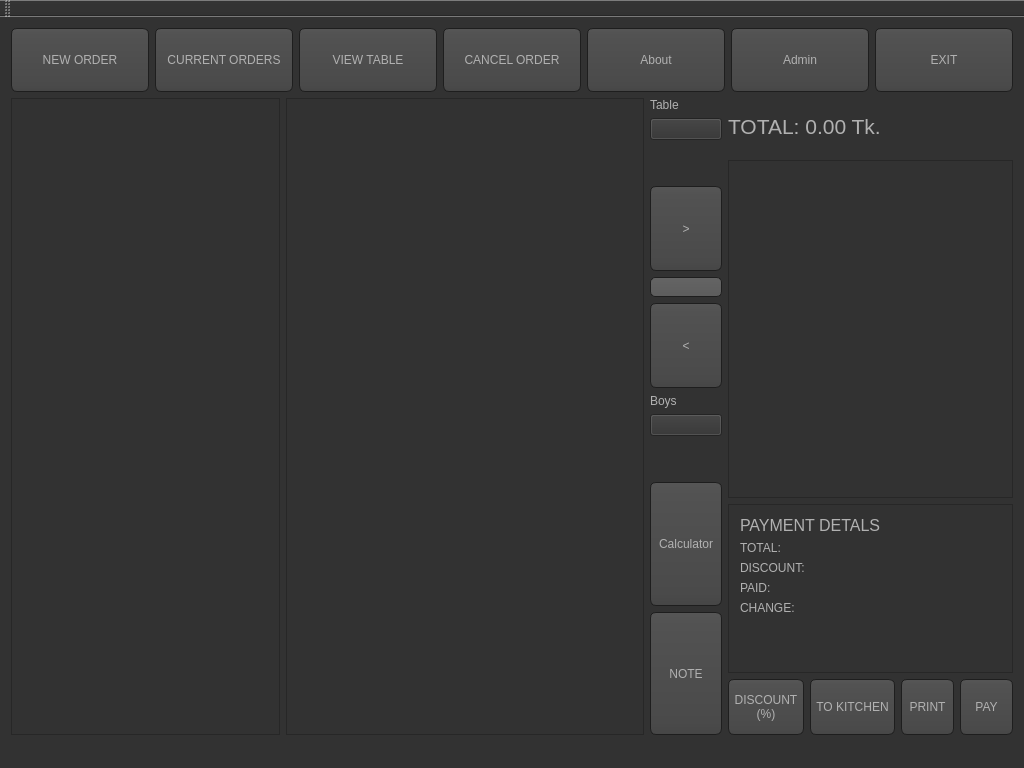
<?xml version="1.0" encoding="UTF-8"?>
<ui version="4.0">
 <class>MainWindow</class>
 <widget class="QMainWindow" name="MainWindow">
  <property name="geometry">
   <rect>
    <x>0</x>
    <y>0</y>
    <width>1024</width>
    <height>768</height>
   </rect>
  </property>
  <property name="sizePolicy">
   <sizepolicy hsizetype="Preferred" vsizetype="Preferred">
    <horstretch>0</horstretch>
    <verstretch>0</verstretch>
   </sizepolicy>
  </property>
  <property name="windowTitle">
   <string>MainWindow</string>
  </property>
  <property name="styleSheet">
   <string notr="true">QToolTip
{
     border: 1px solid black;
     background-color: #ffa02f;
     padding: 1px;
     border-radius: 3px;
     opacity: 100;
}

QWidget
{
    color: #b1b1b1;
    background-color: #323232;
}


QWidget:item:hover
{
    background-color: QLinearGradient( x1: 0, y1: 0, x2: 0, y2: 1, stop: 0 #ffa02f, stop: 1 #ca0619);
    color: #000000;
}

QWidget:item:selected
{
    background-color: QLinearGradient( x1: 0, y1: 0, x2: 0, y2: 1, stop: 0 #ffa02f, stop: 1 #d7801a);
}


QListView:item:selected { color: black; background-color: orange; }

QMenuBar::item
{
    background: transparent;
}

QMenuBar::item:selected
{
    background: transparent;
    border: 1px solid #ffaa00;
}

QMenuBar::item:pressed
{
    background: #444;
    border: 1px solid #000;
    background-color: QLinearGradient(
        x1:0, y1:0,
        x2:0, y2:1,
        stop:1 #212121,
        stop:0.4 #343434/*,
        stop:0.2 #343434,
        stop:0.1 #ffaa00*/
    );
    margin-bottom:-1px;
    padding-bottom:1px;
}

QMenu
{
    border: 1px solid #000;
}

QMenu::item
{
    padding: 2px 20px 2px 20px;
}

QMenu::item:selected
{
    color: #000000;
}

QWidget:disabled
{
    color: #404040;
    background-color: #323232;
}

QAbstractItemView
{
    background-color: QLinearGradient( x1: 0, y1: 0, x2: 0, y2: 1, stop: 0 #4d4d4d, stop: 0.1 #646464, stop: 1 #5d5d5d);
}

QWidget:focus
{
    /*border: 2px solid QLinearGradient( x1: 0, y1: 0, x2: 0, y2: 1, stop: 0 #ffa02f, stop: 1 #d7801a);*/
}

QLineEdit
{
    background-color: QLinearGradient( x1: 0, y1: 0, x2: 0, y2: 1, stop: 0 #4d4d4d, stop: 0 #646464, stop: 1 #5d5d5d);
    padding: 1px;
    border-style: solid;
    border: 1px solid #1e1e1e;
    border-radius: 5;
}

QPushButton
{
    color: #b1b1b1;
    background-color: QLinearGradient( x1: 0, y1: 0, x2: 0, y2: 1, stop: 0 #565656, stop: 0.1 #525252, stop: 0.5 #4e4e4e, stop: 0.9 #4a4a4a, stop: 1 #464646);
    border-width: 1px;
    border-color: #1e1e1e;
    border-style: solid;
    border-radius: 6;
    padding: 3px;
    font-size: 12px;
    padding-left: 5px;
    padding-right: 5px;
}

QPushButton:pressed
{
    background-color: QLinearGradient( x1: 0, y1: 0, x2: 0, y2: 1, stop: 0 #2d2d2d, stop: 0.1 #2b2b2b, stop: 0.5 #292929, stop: 0.9 #282828, stop: 1 #252525);
}

QPushButton:checked
{
    background-color: QLinearGradient( x1: 0, y1: 0, x2: 0, y2: 1, stop: 0 #2d2d2d, stop: 0.1 #2b2b2b, stop: 0.5 #292929, stop: 0.9 #282828, stop: 1 #252525);
}

/*
QComboBox
{
    selection-background-color: #ffaa00;
    background-color: QLinearGradient( x1: 0, y1: 0, x2: 0, y2: 1, stop: 0 #565656, stop: 0.1 #525252, stop: 0.5 #4e4e4e, stop: 0.9 #4a4a4a, stop: 1 #464646);
    border-style: solid;
    border: 1px solid #1e1e1e;
    border-radius: 5;
}
*/
QComboBox:hover,QPushButton:hover
{
    border: 2px solid QLinearGradient( x1: 0, y1: 0, x2: 0, y2: 1, stop: 0 #ffa02f, stop: 1 #d7801a);
}

/*
QComboBox:on
{
    padding-top: 3px;
    padding-left: 4px;
    background-color: QLinearGradient( x1: 0, y1: 0, x2: 0, y2: 1, stop: 0 #2d2d2d, stop: 0.1 #2b2b2b, stop: 0.5 #292929, stop: 0.9 #282828, stop: 1 #252525);
    selection-background-color: #ffaa00;
}
*/
QComboBox QAbstractItemView
{
    border: 2px solid darkgray;
    selection-background-color: QLinearGradient( x1: 0, y1: 0, x2: 0, y2: 1, stop: 0 #ffa02f, stop: 1 #d7801a);
}

QComboBox::drop-down
{
     subcontrol-origin: padding;
     subcontrol-position: top right;
     width: 15px;

     border-left-width: 0px;
     border-left-color: darkgray;
     border-left-style: solid; /* just a single line */
     border-top-right-radius: 3px; /* same radius as the QComboBox */
     border-bottom-right-radius: 3px;
 }

QComboBox::down-arrow
{
     image: url(:/down_arrow.png);
}

QGroupBox:focus
{
border: 2px solid QLinearGradient( x1: 0, y1: 0, x2: 0, y2: 1, stop: 0 #ffa02f, stop: 1 #d7801a);
}

QTextEdit:focus
{
    border: 2px solid QLinearGradient( x1: 0, y1: 0, x2: 0, y2: 1, stop: 0 #ffa02f, stop: 1 #d7801a);
}

QScrollBar:horizontal {
     border: 1px solid #222222;
     background: QLinearGradient( x1: 0, y1: 0, x2: 0, y2: 1, stop: 0.0 #121212, stop: 0.2 #282828, stop: 1 #484848);
     height: 7px;
     margin: 0px 16px 0 16px;
}

QScrollBar::handle:horizontal
{
      background: QLinearGradient( x1: 0, y1: 0, x2: 1, y2: 0, stop: 0 #ffa02f, stop: 0.5 #d7801a, stop: 1 #ffa02f);
      min-height: 20px;
      border-radius: 2px;
}

QScrollBar::add-line:horizontal {
      border: 1px solid #1b1b19;
      border-radius: 2px;
      background: QLinearGradient( x1: 0, y1: 0, x2: 1, y2: 0, stop: 0 #ffa02f, stop: 1 #d7801a);
      width: 14px;
      subcontrol-position: right;
      subcontrol-origin: margin;
}

QScrollBar::sub-line:horizontal {
      border: 1px solid #1b1b19;
      border-radius: 2px;
      background: QLinearGradient( x1: 0, y1: 0, x2: 1, y2: 0, stop: 0 #ffa02f, stop: 1 #d7801a);
      width: 14px;
     subcontrol-position: left;
     subcontrol-origin: margin;
}

QScrollBar::right-arrow:horizontal, QScrollBar::left-arrow:horizontal
{
      border: 1px solid black;
      width: 1px;
      height: 1px;
      background: white;
}

QScrollBar::add-page:horizontal, QScrollBar::sub-page:horizontal
{
      background: none;
}

QScrollBar:vertical
{
      background: QLinearGradient( x1: 0, y1: 0, x2: 1, y2: 0, stop: 0.0 #121212, stop: 0.2 #282828, stop: 1 #484848);
      width: 7px;
      margin: 16px 0 16px 0;
      border: 1px solid #222222;
}

QScrollBar::handle:vertical
{
      background: QLinearGradient( x1: 0, y1: 0, x2: 0, y2: 1, stop: 0 #ffa02f, stop: 0.5 #d7801a, stop: 1 #ffa02f);
      min-height: 20px;
      border-radius: 2px;
}

QScrollBar::add-line:vertical
{
      border: 1px solid #1b1b19;
      border-radius: 2px;
      background: QLinearGradient( x1: 0, y1: 0, x2: 0, y2: 1, stop: 0 #ffa02f, stop: 1 #d7801a);
      height: 14px;
      subcontrol-position: bottom;
      subcontrol-origin: margin;
}

QScrollBar::sub-line:vertical
{
      border: 1px solid #1b1b19;
      border-radius: 2px;
      background: QLinearGradient( x1: 0, y1: 0, x2: 0, y2: 1, stop: 0 #d7801a, stop: 1 #ffa02f);
      height: 14px;
      subcontrol-position: top;
      subcontrol-origin: margin;
}

QScrollBar::up-arrow:vertical, QScrollBar::down-arrow:vertical
{
      border: 1px solid black;
      width: 1px;
      height: 1px;
      background: white;
}


QScrollBar::add-page:vertical, QScrollBar::sub-page:vertical
{
      background: none;
}

QTextEdit
{
    background-color: #242424;
}

QPlainTextEdit
{
    background-color: #242424;
}

QHeaderView::section
{
    background-color: QLinearGradient(x1:0, y1:0, x2:0, y2:1, stop:0 #616161, stop: 0.5 #505050, stop: 0.6 #434343, stop:1 #656565);
    color: white;
    padding-left: 4px;
    border: 1px solid #6c6c6c;
}

QCheckBox:disabled
{
color: #414141;
}

QDockWidget::title
{
    text-align: center;
    spacing: 3px; /* spacing between items in the tool bar */
    background-color: QLinearGradient(x1:0, y1:0, x2:0, y2:1, stop:0 #323232, stop: 0.5 #242424, stop:1 #323232);
}

QDockWidget::close-button, QDockWidget::float-button
{
    text-align: center;
    spacing: 1px; /* spacing between items in the tool bar */
    background-color: QLinearGradient(x1:0, y1:0, x2:0, y2:1, stop:0 #323232, stop: 0.5 #242424, stop:1 #323232);
}

QDockWidget::close-button:hover, QDockWidget::float-button:hover
{
    background: #242424;
}

QDockWidget::close-button:pressed, QDockWidget::float-button:pressed
{
    padding: 1px -1px -1px 1px;
}

QMainWindow::separator
{
    background-color: QLinearGradient(x1:0, y1:0, x2:0, y2:1, stop:0 #161616, stop: 0.5 #151515, stop: 0.6 #212121, stop:1 #343434);
    color: white;
    padding-left: 4px;
    border: 1px solid #4c4c4c;
    spacing: 3px; /* spacing between items in the tool bar */
}

QMainWindow::separator:hover
{

    background-color: QLinearGradient(x1:0, y1:0, x2:0, y2:1, stop:0 #d7801a, stop:0.5 #b56c17 stop:1 #ffa02f);
    color: white;
    padding-left: 4px;
    border: 1px solid #6c6c6c;
    spacing: 3px; /* spacing between items in the tool bar */
}

QToolBar::handle
{
     spacing: 3px; /* spacing between items in the tool bar */
     background: url(:/images/handle.png);
}

QMenu::separator
{
    height: 2px;
    background-color: QLinearGradient(x1:0, y1:0, x2:0, y2:1, stop:0 #161616, stop: 0.5 #151515, stop: 0.6 #212121, stop:1 #343434);
    color: white;
    padding-left: 4px;
    margin-left: 10px;
    margin-right: 5px;
}

QProgressBar
{
    border: 2px solid grey;
    border-radius: 5px;
    text-align: center;
}

QProgressBar::chunk
{
    background-color: #d7801a;
    width: 2.15px;
    margin: 0.5px;
}

QTabBar::tab {
    color: #b1b1b1;
    border: 1px solid #444;
    border-bottom-style: none;
    background-color: #323232;
    padding-left: 10px;
    padding-right: 10px;
    padding-top: 3px;
    padding-bottom: 2px;
    margin-right: -1px;
}

QTabWidget::pane {
    border: 1px solid #444;
    top: 1px;
}

QTabBar::tab:last
{
    margin-right: 0; /* the last selected tab has nothing to overlap with on the right */
    border-top-right-radius: 3px;
}

QTabBar::tab:first:!selected
{
 margin-left: 0px; /* the last selected tab has nothing to overlap with on the right */


    border-top-left-radius: 3px;
}

QTabBar::tab:!selected
{
    color: #b1b1b1;
    border-bottom-style: solid;
    margin-top: 3px;
    background-color: QLinearGradient(x1:0, y1:0, x2:0, y2:1, stop:1 #212121, stop:.4 #343434);
}

QTabBar::tab:selected
{
    border-top-left-radius: 3px;
    border-top-right-radius: 3px;
    margin-bottom: 0px;
}

QTabBar::tab:!selected:hover
{
    /*border-top: 2px solid #ffaa00;
    padding-bottom: 3px;*/
    border-top-left-radius: 3px;
    border-top-right-radius: 3px;
    background-color: QLinearGradient(x1:0, y1:0, x2:0, y2:1, stop:1 #212121, stop:0.4 #343434, stop:0.2 #343434, stop:0.1 #ffaa00);
}

QRadioButton::indicator:checked, QRadioButton::indicator:unchecked{
    color: #b1b1b1;
    background-color: #323232;
    border: 1px solid #b1b1b1;
    border-radius: 6px;
}

QRadioButton::indicator:checked
{
    background-color: qradialgradient(
        cx: 0.5, cy: 0.5,
        fx: 0.5, fy: 0.5,
        radius: 1.0,
        stop: 0.25 #ffaa00,
        stop: 0.3 #323232
    );
}

QCheckBox::indicator{
    color: #b1b1b1;
    background-color: #323232;
    border: 1px solid #b1b1b1;
    width: 9px;
    height: 9px;
}

QRadioButton::indicator
{
    border-radius: 6px;
}

QRadioButton::indicator:hover, QCheckBox::indicator:hover
{
    border: 1px solid #ffaa00;
}

QCheckBox::indicator:checked
{
    image:url(:/images/checkbox.png);
}

QCheckBox::indicator:disabled, QRadioButton::indicator:disabled
{
    border: 1px solid #444;
}</string>
  </property>
  <widget class="QWidget" name="centralWidget">
   <layout class="QGridLayout" name="gridLayout">
    <item row="0" column="0">
     <layout class="QVBoxLayout" name="verticalLayout_6" stretch="1,10">
      <item>
       <layout class="QHBoxLayout" name="horizontalLayout_5">
        <item>
         <widget class="QPushButton" name="btn_NewOrder">
          <property name="sizePolicy">
           <sizepolicy hsizetype="Preferred" vsizetype="Preferred">
            <horstretch>0</horstretch>
            <verstretch>0</verstretch>
           </sizepolicy>
          </property>
          <property name="font">
           <font>
            <pointsize>-1</pointsize>
           </font>
          </property>
          <property name="text">
           <string>NEW ORDER</string>
          </property>
         </widget>
        </item>
        <item>
         <widget class="QPushButton" name="btn_CurrentOrder">
          <property name="sizePolicy">
           <sizepolicy hsizetype="Preferred" vsizetype="Preferred">
            <horstretch>0</horstretch>
            <verstretch>0</verstretch>
           </sizepolicy>
          </property>
          <property name="text">
           <string>CURRENT ORDERS</string>
          </property>
         </widget>
        </item>
        <item>
         <widget class="QPushButton" name="viewTable">
          <property name="sizePolicy">
           <sizepolicy hsizetype="Preferred" vsizetype="Preferred">
            <horstretch>0</horstretch>
            <verstretch>0</verstretch>
           </sizepolicy>
          </property>
          <property name="text">
           <string>VIEW TABLE</string>
          </property>
         </widget>
        </item>
        <item>
         <widget class="QPushButton" name="btn_CancelOrder">
          <property name="sizePolicy">
           <sizepolicy hsizetype="Preferred" vsizetype="Preferred">
            <horstretch>0</horstretch>
            <verstretch>0</verstretch>
           </sizepolicy>
          </property>
          <property name="text">
           <string>CANCEL ORDER</string>
          </property>
         </widget>
        </item>
        <item>
         <widget class="QPushButton" name="pushButton_8">
          <property name="sizePolicy">
           <sizepolicy hsizetype="Preferred" vsizetype="Preferred">
            <horstretch>0</horstretch>
            <verstretch>0</verstretch>
           </sizepolicy>
          </property>
          <property name="text">
           <string>About</string>
          </property>
         </widget>
        </item>
        <item>
         <widget class="QPushButton" name="btn_Admin">
          <property name="sizePolicy">
           <sizepolicy hsizetype="Preferred" vsizetype="Preferred">
            <horstretch>0</horstretch>
            <verstretch>0</verstretch>
           </sizepolicy>
          </property>
          <property name="text">
           <string>Admin</string>
          </property>
         </widget>
        </item>
        <item>
         <widget class="QPushButton" name="btn_Exit">
          <property name="sizePolicy">
           <sizepolicy hsizetype="Preferred" vsizetype="Preferred">
            <horstretch>0</horstretch>
            <verstretch>0</verstretch>
           </sizepolicy>
          </property>
          <property name="text">
           <string>EXIT</string>
          </property>
         </widget>
        </item>
       </layout>
      </item>
      <item>
       <layout class="QHBoxLayout" name="horizontalLayout_4" stretch="5,2">
        <item>
         <layout class="QHBoxLayout" name="horizontalLayout_3" stretch="18,1">
          <item>
           <layout class="QHBoxLayout" name="horizontalLayout_2" stretch="3,4">
            <item>
             <layout class="QVBoxLayout" name="verticalLayout" stretch="10">
              <item>
               <widget class="QScrollArea" name="scrollArea_DetailMainWindow_2">
                <property name="sizePolicy">
                 <sizepolicy hsizetype="Preferred" vsizetype="Preferred">
                  <horstretch>0</horstretch>
                  <verstretch>0</verstretch>
                 </sizepolicy>
                </property>
                <property name="widgetResizable">
                 <bool>true</bool>
                </property>
                <widget class="QWidget" name="scrollAreaWidgetContents_4">
                 <property name="geometry">
                  <rect>
                   <x>0</x>
                   <y>0</y>
                   <width>263</width>
                   <height>616</height>
                  </rect>
                 </property>
                 <layout class="QGridLayout" name="gridLayout_3"/>
                </widget>
               </widget>
              </item>
             </layout>
            </item>
            <item>
             <widget class="QScrollArea" name="scrollArea_DetailMainWindow">
              <property name="sizePolicy">
               <sizepolicy hsizetype="Preferred" vsizetype="Preferred">
                <horstretch>0</horstretch>
                <verstretch>0</verstretch>
               </sizepolicy>
              </property>
              <property name="widgetResizable">
               <bool>true</bool>
              </property>
              <widget class="QWidget" name="scrollAreaWidgetContents_2">
               <property name="geometry">
                <rect>
                 <x>0</x>
                 <y>0</y>
                 <width>353</width>
                 <height>618</height>
                </rect>
               </property>
               <layout class="QGridLayout" name="gridLayout_5"/>
              </widget>
             </widget>
            </item>
           </layout>
          </item>
          <item>
           <layout class="QVBoxLayout" name="verticalLayout_5" stretch="4,0,3">
            <item>
             <layout class="QVBoxLayout" name="verticalLayout_2" stretch="0,0,0,1,0,1,0,2">
              <property name="sizeConstraint">
               <enum>QLayout::SetFixedSize</enum>
              </property>
              <item>
               <widget class="QLabel" name="label_3">
                <property name="text">
                 <string>Table</string>
                </property>
               </widget>
              </item>
              <item>
               <widget class="QComboBox" name="combo_tables">
                <property name="sizePolicy">
                 <sizepolicy hsizetype="Preferred" vsizetype="Fixed">
                  <horstretch>0</horstretch>
                  <verstretch>0</verstretch>
                 </sizepolicy>
                </property>
               </widget>
              </item>
              <item>
               <spacer name="verticalSpacer_4">
                <property name="orientation">
                 <enum>Qt::Vertical</enum>
                </property>
                <property name="sizeHint" stdset="0">
                 <size>
                  <width>20</width>
                  <height>40</height>
                 </size>
                </property>
               </spacer>
              </item>
              <item>
               <widget class="QPushButton" name="pushButton_21">
                <property name="sizePolicy">
                 <sizepolicy hsizetype="Preferred" vsizetype="Preferred">
                  <horstretch>0</horstretch>
                  <verstretch>0</verstretch>
                 </sizepolicy>
                </property>
                <property name="text">
                 <string>&gt;</string>
                </property>
               </widget>
              </item>
              <item>
               <widget class="QLineEdit" name="led_Amount"/>
              </item>
              <item>
               <widget class="QPushButton" name="removeFromTempList">
                <property name="sizePolicy">
                 <sizepolicy hsizetype="Preferred" vsizetype="Preferred">
                  <horstretch>0</horstretch>
                  <verstretch>0</verstretch>
                 </sizepolicy>
                </property>
                <property name="text">
                 <string>&lt;</string>
                </property>
               </widget>
              </item>
              <item>
               <widget class="QLabel" name="label_2">
                <property name="text">
                 <string>Boys</string>
                </property>
               </widget>
              </item>
              <item>
               <widget class="QComboBox" name="boysComboBox">
                <property name="sizePolicy">
                 <sizepolicy hsizetype="Preferred" vsizetype="Fixed">
                  <horstretch>0</horstretch>
                  <verstretch>0</verstretch>
                 </sizepolicy>
                </property>
               </widget>
              </item>
             </layout>
            </item>
            <item>
             <spacer name="verticalSpacer_3">
              <property name="orientation">
               <enum>Qt::Vertical</enum>
              </property>
              <property name="sizeHint" stdset="0">
               <size>
                <width>20</width>
                <height>40</height>
               </size>
              </property>
             </spacer>
            </item>
            <item>
             <layout class="QVBoxLayout" name="verticalLayout_3">
              <property name="sizeConstraint">
               <enum>QLayout::SetFixedSize</enum>
              </property>
              <item>
               <widget class="QPushButton" name="btn_Calculator">
                <property name="sizePolicy">
                 <sizepolicy hsizetype="Preferred" vsizetype="Preferred">
                  <horstretch>0</horstretch>
                  <verstretch>0</verstretch>
                 </sizepolicy>
                </property>
                <property name="text">
                 <string>Calculator</string>
                </property>
               </widget>
              </item>
              <item>
               <widget class="QPushButton" name="btn_Note">
                <property name="sizePolicy">
                 <sizepolicy hsizetype="Preferred" vsizetype="Preferred">
                  <horstretch>0</horstretch>
                  <verstretch>0</verstretch>
                 </sizepolicy>
                </property>
                <property name="text">
                 <string>NOTE</string>
                </property>
               </widget>
              </item>
             </layout>
            </item>
           </layout>
          </item>
         </layout>
        </item>
        <item>
         <layout class="QVBoxLayout" name="verticalLayout_4" stretch="1,6,3,1">
          <item>
           <widget class="QLabel" name="lbl_TotalHeader">
            <property name="sizePolicy">
             <sizepolicy hsizetype="Preferred" vsizetype="Preferred">
              <horstretch>0</horstretch>
              <verstretch>0</verstretch>
             </sizepolicy>
            </property>
            <property name="font">
             <font>
              <pointsize>16</pointsize>
             </font>
            </property>
            <property name="text">
             <string>TOTAL: 0.00 Tk.</string>
            </property>
           </widget>
          </item>
          <item>
           <widget class="QScrollArea" name="scrollAreaCalcList">
            <property name="sizePolicy">
             <sizepolicy hsizetype="Preferred" vsizetype="Preferred">
              <horstretch>0</horstretch>
              <verstretch>0</verstretch>
             </sizepolicy>
            </property>
            <property name="widgetResizable">
             <bool>true</bool>
            </property>
            <widget class="QWidget" name="scrollAreaWidgetContents_3">
             <property name="geometry">
              <rect>
               <x>0</x>
               <y>0</y>
               <width>281</width>
               <height>327</height>
              </rect>
             </property>
             <layout class="QGridLayout" name="gridLayout_6">
              <item row="0" column="0">
               <spacer name="verticalSpacer">
                <property name="orientation">
                 <enum>Qt::Vertical</enum>
                </property>
                <property name="sizeHint" stdset="0">
                 <size>
                  <width>20</width>
                  <height>237</height>
                 </size>
                </property>
               </spacer>
              </item>
             </layout>
            </widget>
           </widget>
          </item>
          <item>
           <widget class="QFrame" name="frame">
            <property name="sizePolicy">
             <sizepolicy hsizetype="Preferred" vsizetype="Preferred">
              <horstretch>0</horstretch>
              <verstretch>0</verstretch>
             </sizepolicy>
            </property>
            <property name="frameShape">
             <enum>QFrame::StyledPanel</enum>
            </property>
            <property name="frameShadow">
             <enum>QFrame::Raised</enum>
            </property>
            <layout class="QGridLayout" name="gridLayout_7">
             <item row="0" column="0">
              <layout class="QVBoxLayout" name="verticalLayout_8">
               <item>
                <widget class="QLabel" name="label_8">
                 <property name="font">
                  <font>
                   <pointsize>12</pointsize>
                  </font>
                 </property>
                 <property name="text">
                  <string>PAYMENT DETALS                 </string>
                 </property>
                </widget>
               </item>
               <item>
                <widget class="QLabel" name="lbl_total">
                 <property name="text">
                  <string>TOTAL: </string>
                 </property>
                </widget>
               </item>
               <item>
                <widget class="QLabel" name="lbl_discount">
                 <property name="text">
                  <string>DISCOUNT: </string>
                 </property>
                </widget>
               </item>
               <item>
                <widget class="QLabel" name="lbl_paid">
                 <property name="text">
                  <string>PAID: </string>
                 </property>
                </widget>
               </item>
               <item>
                <widget class="QLabel" name="lbl_change">
                 <property name="text">
                  <string>CHANGE: </string>
                 </property>
                </widget>
               </item>
              </layout>
             </item>
             <item row="0" column="1">
              <spacer name="horizontalSpacer">
               <property name="orientation">
                <enum>Qt::Horizontal</enum>
               </property>
               <property name="sizeHint" stdset="0">
                <size>
                 <width>63</width>
                 <height>20</height>
                </size>
               </property>
              </spacer>
             </item>
             <item row="1" column="0">
              <spacer name="verticalSpacer_2">
               <property name="orientation">
                <enum>Qt::Vertical</enum>
               </property>
               <property name="sizeHint" stdset="0">
                <size>
                 <width>20</width>
                 <height>58</height>
                </size>
               </property>
              </spacer>
             </item>
            </layout>
           </widget>
          </item>
          <item>
           <layout class="QHBoxLayout" name="horizontalLayout">
            <property name="spacing">
             <number>6</number>
            </property>
            <property name="sizeConstraint">
             <enum>QLayout::SetNoConstraint</enum>
            </property>
            <item>
             <widget class="QPushButton" name="discount">
              <property name="enabled">
               <bool>true</bool>
              </property>
              <property name="sizePolicy">
               <sizepolicy hsizetype="Preferred" vsizetype="Preferred">
                <horstretch>0</horstretch>
                <verstretch>0</verstretch>
               </sizepolicy>
              </property>
              <property name="font">
               <font>
                <pointsize>-1</pointsize>
               </font>
              </property>
              <property name="text">
               <string>DISCOUNT
(%)</string>
              </property>
             </widget>
            </item>
            <item>
             <widget class="QPushButton" name="btn_ToKitchen">
              <property name="sizePolicy">
               <sizepolicy hsizetype="Preferred" vsizetype="Preferred">
                <horstretch>0</horstretch>
                <verstretch>0</verstretch>
               </sizepolicy>
              </property>
              <property name="font">
               <font>
                <pointsize>-1</pointsize>
               </font>
              </property>
              <property name="text">
               <string>TO KITCHEN</string>
              </property>
             </widget>
            </item>
            <item>
             <widget class="QPushButton" name="pushButton">
              <property name="sizePolicy">
               <sizepolicy hsizetype="Preferred" vsizetype="Preferred">
                <horstretch>0</horstretch>
                <verstretch>0</verstretch>
               </sizepolicy>
              </property>
              <property name="text">
               <string>PRINT</string>
              </property>
             </widget>
            </item>
            <item>
             <widget class="QPushButton" name="btn_Pay">
              <property name="sizePolicy">
               <sizepolicy hsizetype="Preferred" vsizetype="Preferred">
                <horstretch>0</horstretch>
                <verstretch>0</verstretch>
               </sizepolicy>
              </property>
              <property name="text">
               <string>PAY</string>
              </property>
             </widget>
            </item>
           </layout>
          </item>
         </layout>
        </item>
       </layout>
      </item>
     </layout>
    </item>
   </layout>
  </widget>
  <widget class="QStatusBar" name="statusBar"/>
  <widget class="QMenuBar" name="menuBar">
   <property name="geometry">
    <rect>
     <x>0</x>
     <y>0</y>
     <width>1024</width>
     <height>21</height>
    </rect>
   </property>
  </widget>
  <widget class="QToolBar" name="mainToolBar">
   <attribute name="toolBarArea">
    <enum>TopToolBarArea</enum>
   </attribute>
   <attribute name="toolBarBreak">
    <bool>false</bool>
   </attribute>
  </widget>
 </widget>
 <layoutdefault spacing="6" margin="11"/>
 <resources/>
 <connections/>
</ui>
